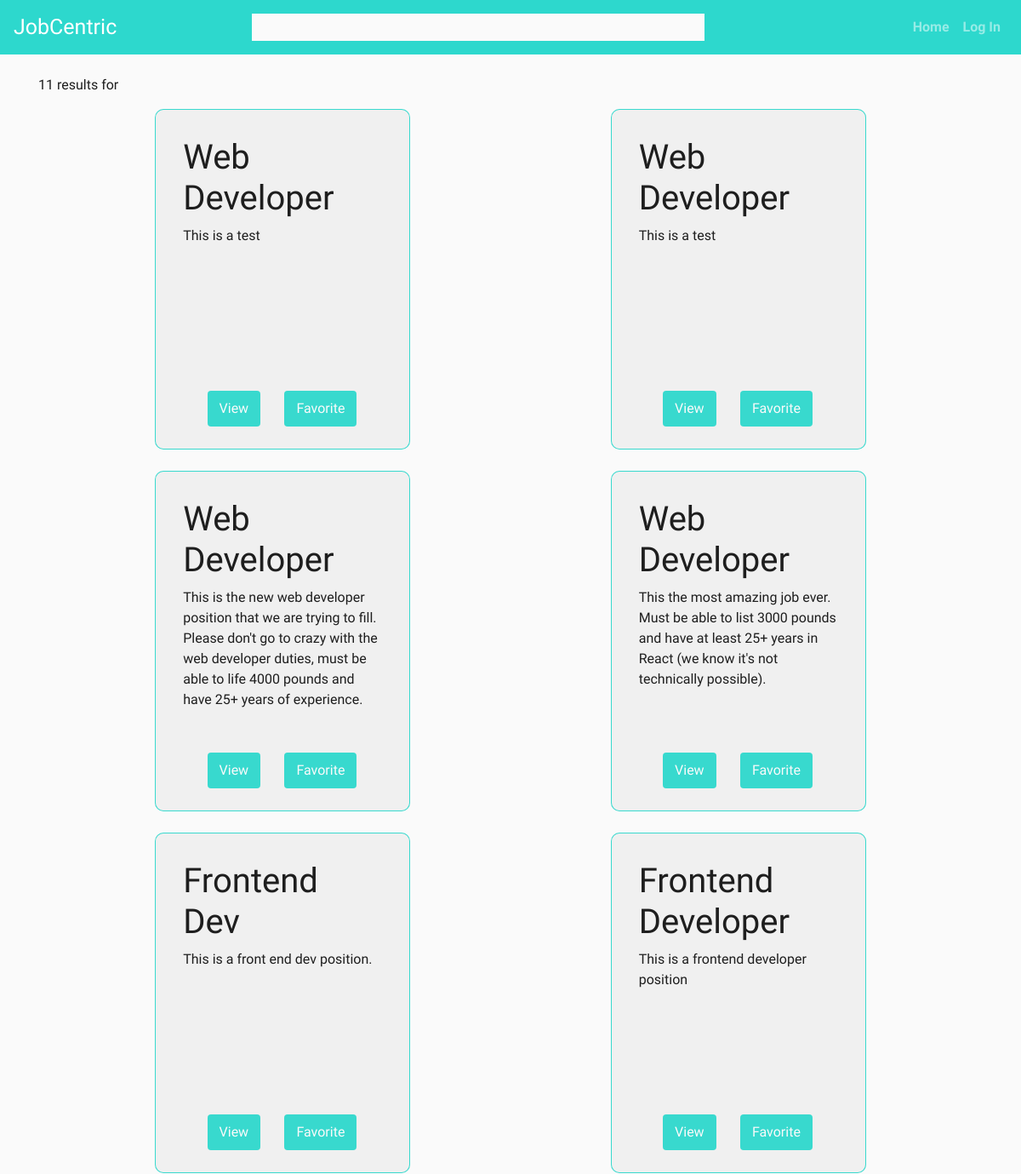
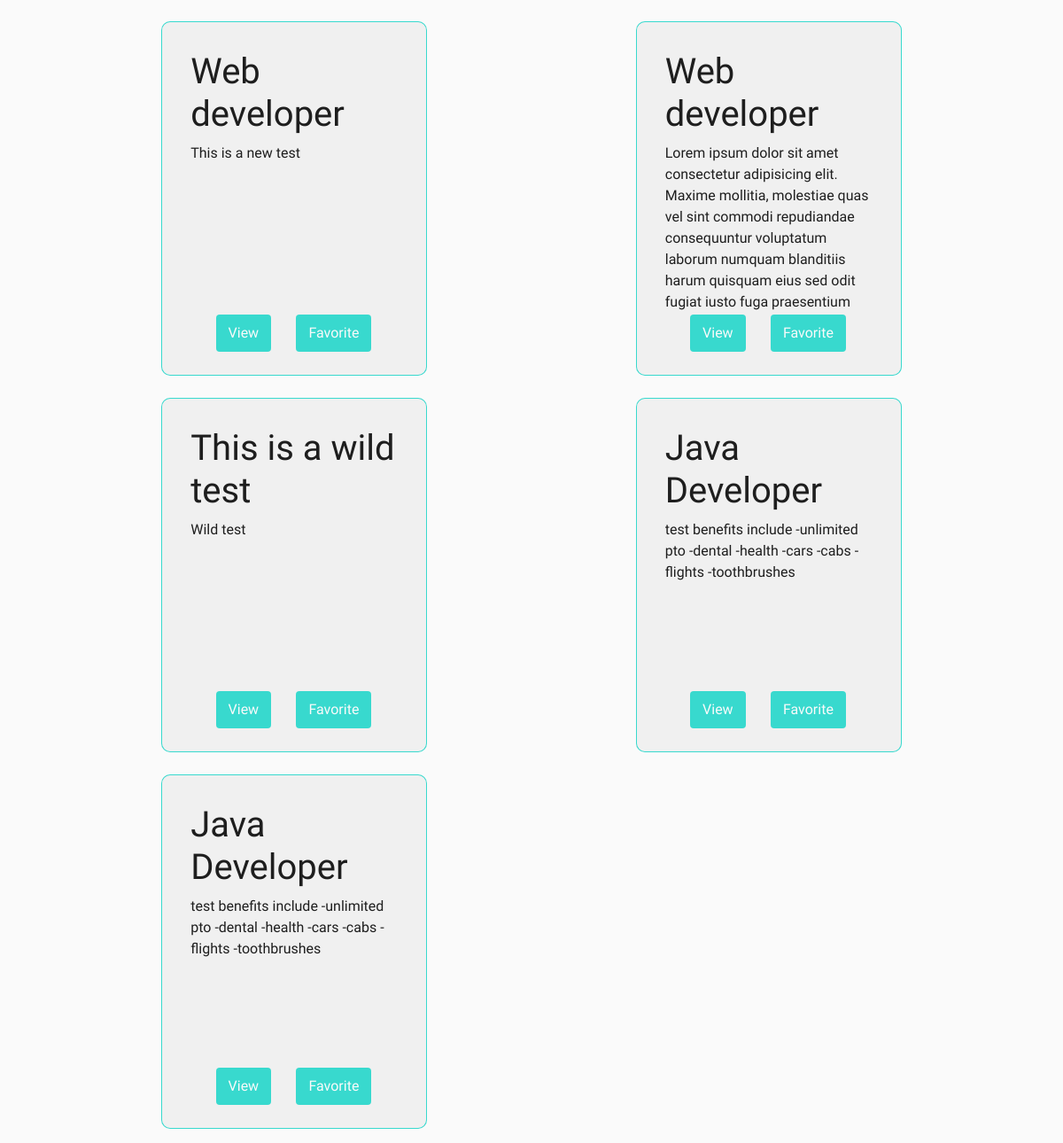
The app's page /search/ with its own data (2 pictures, top to bottom).
### job/models.py (models this page shows)
class Listing(models.Model):
    user = models.ForeignKey(User, on_delete=models.CASCADE, related_name="listing_user", default=0)
    applicants = models.ManyToManyField(User, symmetrical=False, related_name="listing_applicants")
    accepted_apps = models.ManyToManyField(User, symmetrical=False, related_name="progress")
    interviewing_apps = models.ManyToManyField(User, symmetrical=False, related_name="interviewing")
    denied_apps = models.ManyToManyField(User, symmetrical=False, related_name="denied")
    favorited_by = models.ManyToManyField(User, symmetrical=False, related_name="favorited_by")
    title = models.CharField(max_length=300)
    description = models.TextField(max_length=1500)
    location = models.CharField(max_length=150)
    job_type = models.CharField(choices=JOB_TYPE, max_length=1)
    category = models.CharField(choices=CATEGORY_TYPE, max_length=1, blank=True)
    compensation = models.CharField(choices=SALARY_TYPE, max_length=2)
    post_date = models.DateField(default=datetime.now().strftime("%Y-%m-%d"))
    is_open = models.BooleanField(default=True)
    def __str__(self):
        return self.title

### job/views.py (the view)
# urls.py: path("search/", job_views.search_view),
def search_view(request):
    template = 'search.html'
    keywords = request.GET.get('query', '')
    print(keywords)
    results = searchAlgo(keywords)
    context = {
        'results': results,
        'keywords': keywords,
    }
    return render(request, 'search.html', context)

### job/helpers.py (called while the page is built)
def searchAlgo(q):
    q_set = []
    keywords = q.lower()
    for listing in Listing.objects.all():
        title = listing.title.lower()
        if title.find(keywords) != -1:
            print(listing, "match")
            q_set.append(listing)
    print(q_set)
    return q_set

### templates/search.html
{% extends 'base_template.html' %}{% block content %}
<br />
<div class="search__container">
  <p>{{results|length}} results for <strong>{{keywords}}</strong></p>
  <div class="search-noads__container">
    {% for listing in results %}
    <div class="search-listing__container">
      <h1>{{listing.title}}</h1>
      <p>{{listing.description}}</p>
      <div class="search-footer__container">
        <button id="search-footer__button">
          <a href="/listing/{{listing.id}}/">View</a>
        </button>
        <button id="search-footer__button">
          <a href="/favorite/{{listing.id}}/">{% if not favorite %}Favorite{% else %}Unfavorite{% endif %}</a>
        </button>
      </div>
    </div>
    {% endfor %}
  </div>
</div>
{% endblock %}

### static/index.css (style rules this page uses)
html, body { padding: none; margin: none; box-sizing: border-box; }
:root { --font-stack: "Raleway", sans-serif; --light-fontWeight: 100; --heavy-fontWeight: 400; --font-logo: "Montseratt", sans-serif; --background-color: rgb(240, 240, 240); --light-color: #2dd8cd; --darker-color: #2dd8cdf0; --offWhite: rgb(250, 250, 250); --offBlack: rgb(30, 30, 30); --card-padding: 2rem; --card-subContainer-borderRadius: 3px; --card-subContainer-padding: 1rem; --card-marginTop: 1.5rem; --container-borderRadius: 10px; --button-boxShadow: 0px 5px 10px var(--light-color); --button-transition: all 0.2s ease; --button-marginTop: 1rem; --button-padding: 0.5rem; }
h1, h2, h3, h4, h5, h6, p { font-family: var(--font-stack); font-weight: var(--light-fontWeight); color: var(--offBlack); }
a { font-family: var(--font-stack); font-weight: var(--heavy-fontWeight); cursor: pointer; }

### static/search.css (style rules this page uses)
.search-noads__container { display: grid; grid-template-columns: repeat(3, 1fr); grid-gap: 50px; justify-items: center; padding: 0 2rem; margin-bottom: 1rem; }
.search-listing__container { background-color: var(--background-color); padding: var(--card-padding); border-radius: 10px; border: 1px solid var(--darker-color); height: 400px; width: 300px; position: relative; overflow: hidden; text-overflow: ellipsis; }
.search-listing__container p { height: 190px; overflow: hidden; }
.search-footer__container { margin: 1rem 0rem; position: absolute; display:flex; justify-content: space-evenly; width: 78%; bottom: 10px; }
#search-footer__button { margin-top: 1rem; transition: var(--button-transition); border: none; background: var(--darker-color); border-radius: 4px; cursor: pointer; }
#search-footer__button a { outline: none; color: rgb(250, 250, 250); display: inline-block; position: relative; z-index: 1; margin: 0; padding: var(--button-padding); }
@media screen and (max-width: 1200px) { .search-noads__container { grid-template-columns: 1fr 1fr; grid-gap: 25px; } }

### records on screen
Listing: title "Web Developer", description "This is a test"
Listing: title "Web Developer", description "This is a test"
Listing: title "Web Developer", description "This is the new web developer position that we are trying to fill. Please don't go to crazy with the web developer duties, must be able to life 4000 pounds and have 25+ years of experience."
Listing: title "Web Developer", description "This the most amazing job ever. Must be able to list 3000 pounds and have at least 25+ years in React (we know it's not technically possible)."
Listing: title "Frontend Dev", description "This is a front end dev position."
Listing: title "Frontend Developer", description "This is a frontend developer position"
Listing: title "Web developer", description "This is a new test"
Listing: title "Web developer", description "Lorem ipsum dolor sit amet consectetur adipisicing elit. Maxime mollitia, molestiae quas vel sint commodi repudiandae consequuntur voluptatum laborum numquam blanditiis harum quisquam eius sed odit fugiat iusto fuga praesentium…"
Listing: title "This is a wild test", description "Wild test"
Listing: title "Java Developer", description "test benefits include -unlimited pto -dental -health -cars -cabs -flights -toothbrushes"
Listing: title "Java Developer", description "test benefits include -unlimited pto -dental -health -cars -cabs -flights -toothbrushes"

### other values on screen
{{ results|length }} "11"
